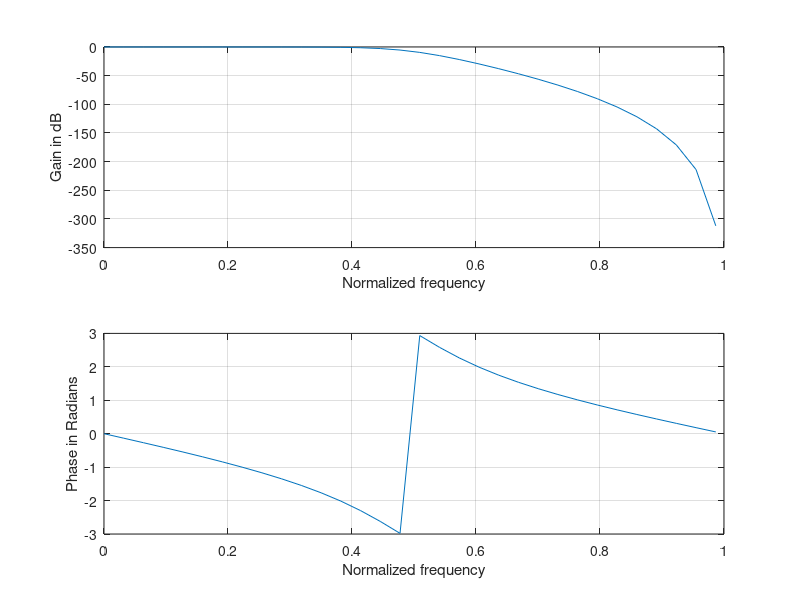

Reproduce this figure in MATLAB.
%butterworth low pass filter

clear all
alphap=0.4;
alphas=30;
fp=400;
fs=800;
F=2000;
omp = 2*fp/F; oms=2*fs/F;
%FIND CUTOFF FREQ AND ORDER OF FILTER
[n,wn]=buttord(omp,oms,alphap,alphas);
%system func of filter
[b,a]=butter(n,wn)
w=0:0.1:pi;
[h,om]=freqz(b,a,w,'whole');
m=abs(h);
an=angle(h);
subplot(2,1,1),plot(om/pi,20*log(m));
grid;
ylabel('Gain in dB');
xlabel('Normalized frequency');
subplot(2,1,2),plot(om/pi,an);
grid;
ylabel('Phase in Radians');
xlabel('Normalized frequency');
disp(n)
disp(wn)
